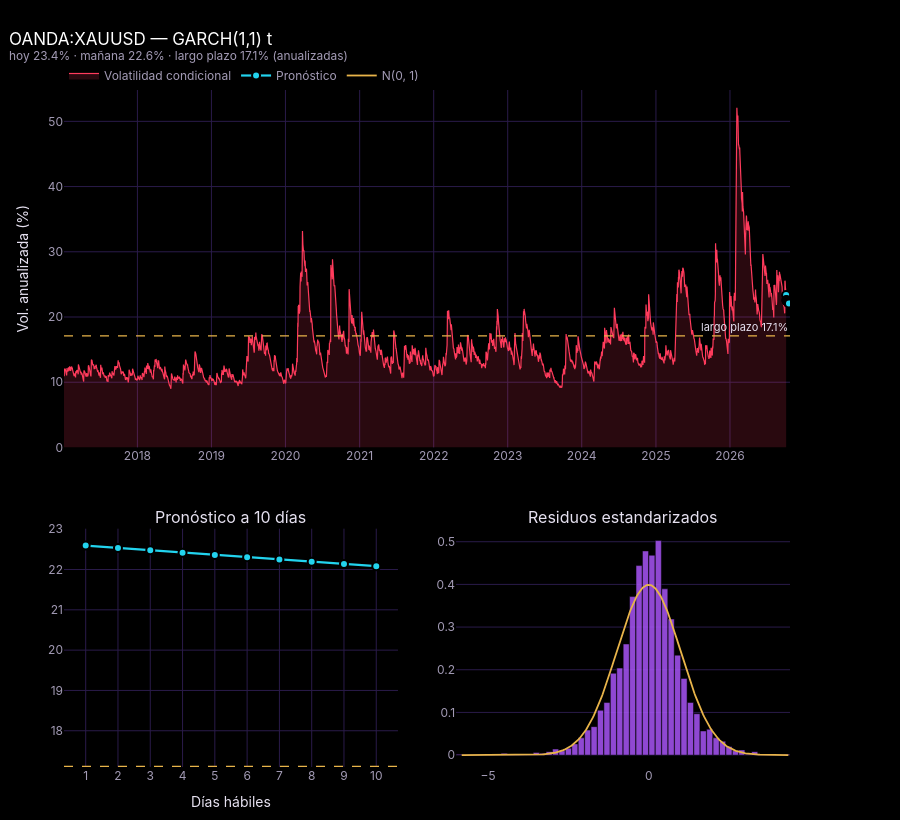
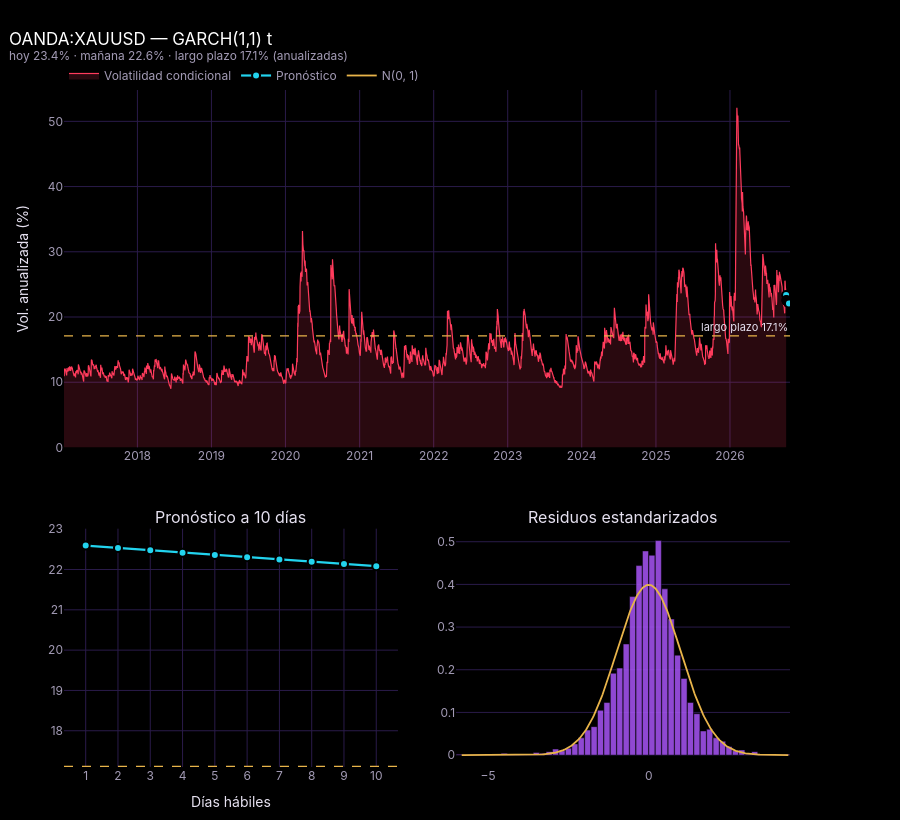

The code cell stored with these charts, in order, in its notebook:
### Markdown cell above
### GARCH(1,1) con innovaciones t

Se usa la t de Student por lo visto en la sección 2: las colas son más pesadas que las de una normal.

### Code cell
ret_garch = ret.loc[ret.index < pd.Timestamp(CORTE)] if GARCH_SOLO_TRAIN else ret

config_base = volatilidad.configuracion('Garch', p=1, o=0, q=1, dist='t')
garch_base = volatilidad.ajustar(ret_garch, config_base)
v_base = volatilidad.resumir(garch_base, config_base, HORIZONTE_VOL)

display(garch_base.params.round(5).to_frame('valor'))
print(f"Persistencia α + β: {v_base['persistencia']:.4f} "
      f"(vida media de un shock: {v_base['vida_media']:.1f} días)")
print(f"Volatilidad actual: {v_base['vol_cond'].iloc[-1]:.1f}% | largo plazo: {v_base['vol_lp']:.1f}%")

G.volatilidad(v_base, garch_base, PRINCIPAL)

### Figure 1 — Plotly figure (JSON) as saved in the notebook; plotly's stock layout.template omitted (floating-point values rounded to 4 significant figures; data arrays with more than 128 entries replaced by an {"elided": "..."} marker saying what was removed)
{"data": [{"fill": "tozeroy", "fillcolor": "rgba(255,59,92,0.16)", "hovertemplate": "%{y:.1f}%", "line": {"color": "#FF3B5C", "width": 1.2}, "name": "Volatilidad condicional", "type": "scatter", "x": {"elided": "2477 str values"}, "xaxis": "x", "y": {"elided": "2477 float values"}, "yaxis": "y"}, {"hovertemplate": "<b>%{y:.1f}%</b><extra>Pronóstico</extra>", "line": {"color": "#22D3EE", "width": 2.2}, "marker": {"line": {"color": "#000000", "width": 2}, "size": 8}, "mode": "lines+markers", "name": "Pronóstico", "type": "scatter", "x": ["2026-10-05T00:00:00", "2026-10-06T00:00:00", "2026-10-07T00:00:00", "2026-10-08T00:00:00", "2026-10-09T00:00:00", "2026-10-12T00:00:00", "2026-10-13T00:00:00", "2026-10-14T00:00:00", "2026-10-15T00:00:00", "2026-10-16T00:00:00", "2026-10-19T00:00:00"], "xaxis": "x", "y": [23.38, 22.59, 22.53, 22.48, 22.42, 22.36, 22.3, 22.25, 22.19, 22.14, 22.08], "yaxis": "y"}, {"hovertemplate": "día %{x}: <b>%{y:.2f}%</b><extra></extra>", "line": {"color": "#22D3EE", "width": 2.2}, "marker": {"line": {"color": "#000000", "width": 2}, "size": 8}, "mode": "lines+markers", "showlegend": false, "type": "scatter", "x": [1, 2, 3, 4, 5, 6, 7, 8, 9, 10], "xaxis": "x2", "y": [22.59, 22.53, 22.48, 22.42, 22.36, 22.3, 22.25, 22.19, 22.14, 22.08], "yaxis": "y2"}, {"histnorm": "probability density", "hovertemplate": "%{x:.2f}: %{y:.3f}<extra></extra>", "marker": {"color": "rgba(168,85,247,0.85)", "line": {"color": "#000000", "width": 0.5}}, "nbinsx": 60, "showlegend": false, "type": "histogram", "x": {"elided": "2477 float values"}, "xaxis": "x3", "yaxis": "y3"}, {"hoverinfo": "skip", "line": {"color": "#E8B44A", "width": 1.8}, "name": "N(0, 1)", "type": "scatter", "x": {"elided": "300 float values"}, "xaxis": "x3", "y": {"elided": "300 float values"}, "yaxis": "y3"}], "layout": {"annotations": [{"font": {"color": "#E6E1F0", "size": 16}, "showarrow": false, "text": "Pronóstico a 10 días", "x": 0.23, "xanchor": "center", "xref": "paper", "y": 0.352, "yanchor": "bottom", "yref": "paper"}, {"font": {"color": "#E6E1F0", "size": 16}, "showarrow": false, "text": "Residuos estandarizados", "x": 0.77, "xanchor": "center", "xref": "paper", "y": 0.352, "yanchor": "bottom", "yref": "paper"}, {"font": {"color": "#E6E1F0", "size": 11}, "showarrow": false, "text": "largo plazo 17.1%", "x": 1, "xanchor": "right", "xref": "x domain", "y": 17.12, "yanchor": "bottom", "yref": "y"}], "bargap": 0.05, "height": 820, "shapes": [{"line": {"color": "#E8B44A", "dash": "dash", "width": 1.4}, "type": "line", "x0": 0, "x1": 1, "xref": "x domain", "y0": 17.12, "y1": 17.12, "yref": "y"}, {"line": {"color": "#E8B44A", "dash": "dash", "width": 1.2}, "type": "line", "x0": 0, "x1": 1, "xref": "x2 domain", "y0": 17.12, "y1": 17.12, "yref": "y2"}], "title": {"text": "OANDA:XAUUSD — GARCH(1,1) t<br><sup><span style='color:#A39BB5'>hoy 23.4% · mañana 22.6% · largo plazo 17.1% (anualizadas)</span></sup>"}, "xaxis": {"anchor": "y", "domain": [0, 1], "range": ["2017-01-04T00:00:00", "2026-10-24T00:00:00"]}, "xaxis2": {"anchor": "y2", "domain": [0, 0.46], "dtick": 1, "title": {"text": "Días hábiles"}}, "xaxis3": {"anchor": "y3", "domain": [0.54, 1], "showspikes": false}, "yaxis": {"anchor": "x", "domain": [0.472, 1], "title": {"text": "Vol. anualizada (%)"}}, "yaxis2": {"anchor": "x2", "domain": [0, 0.352]}, "yaxis3": {"anchor": "x3", "domain": [0, 0.352]}}}

### Figure 2 — Plotly figure (JSON) as saved in the notebook; plotly's stock layout.template omitted (floating-point values rounded to 4 significant figures; data arrays with more than 128 entries replaced by an {"elided": "..."} marker saying what was removed)
{"data": [{"fill": "tozeroy", "fillcolor": "rgba(255,59,92,0.16)", "hovertemplate": "%{y:.1f}%", "line": {"color": "#FF3B5C", "width": 1.2}, "name": "Volatilidad condicional", "type": "scatter", "x": {"elided": "2477 str values"}, "xaxis": "x", "y": {"elided": "2477 float values"}, "yaxis": "y"}, {"hovertemplate": "<b>%{y:.1f}%</b><extra>Pronóstico</extra>", "line": {"color": "#22D3EE", "width": 2.2}, "marker": {"line": {"color": "#000000", "width": 2}, "size": 8}, "mode": "lines+markers", "name": "Pronóstico", "type": "scatter", "x": ["2026-10-05T00:00:00", "2026-10-06T00:00:00", "2026-10-07T00:00:00", "2026-10-08T00:00:00", "2026-10-09T00:00:00", "2026-10-12T00:00:00", "2026-10-13T00:00:00", "2026-10-14T00:00:00", "2026-10-15T00:00:00", "2026-10-16T00:00:00", "2026-10-19T00:00:00"], "xaxis": "x", "y": [23.38, 22.59, 22.53, 22.48, 22.42, 22.36, 22.3, 22.25, 22.19, 22.14, 22.08], "yaxis": "y"}, {"hovertemplate": "día %{x}: <b>%{y:.2f}%</b><extra></extra>", "line": {"color": "#22D3EE", "width": 2.2}, "marker": {"line": {"color": "#000000", "width": 2}, "size": 8}, "mode": "lines+markers", "showlegend": false, "type": "scatter", "x": [1, 2, 3, 4, 5, 6, 7, 8, 9, 10], "xaxis": "x2", "y": [22.59, 22.53, 22.48, 22.42, 22.36, 22.3, 22.25, 22.19, 22.14, 22.08], "yaxis": "y2"}, {"histnorm": "probability density", "hovertemplate": "%{x:.2f}: %{y:.3f}<extra></extra>", "marker": {"color": "rgba(168,85,247,0.85)", "line": {"color": "#000000", "width": 0.5}}, "nbinsx": 60, "showlegend": false, "type": "histogram", "x": {"elided": "2477 float values"}, "xaxis": "x3", "yaxis": "y3"}, {"hoverinfo": "skip", "line": {"color": "#E8B44A", "width": 1.8}, "name": "N(0, 1)", "type": "scatter", "x": {"elided": "300 float values"}, "xaxis": "x3", "y": {"elided": "300 float values"}, "yaxis": "y3"}], "layout": {"annotations": [{"font": {"color": "#E6E1F0", "size": 16}, "showarrow": false, "text": "Pronóstico a 10 días", "x": 0.23, "xanchor": "center", "xref": "paper", "y": 0.352, "yanchor": "bottom", "yref": "paper"}, {"font": {"color": "#E6E1F0", "size": 16}, "showarrow": false, "text": "Residuos estandarizados", "x": 0.77, "xanchor": "center", "xref": "paper", "y": 0.352, "yanchor": "bottom", "yref": "paper"}, {"font": {"color": "#E6E1F0", "size": 11}, "showarrow": false, "text": "largo plazo 17.1%", "x": 1, "xanchor": "right", "xref": "x domain", "y": 17.12, "yanchor": "bottom", "yref": "y"}], "bargap": 0.05, "height": 820, "shapes": [{"line": {"color": "#E8B44A", "dash": "dash", "width": 1.4}, "type": "line", "x0": 0, "x1": 1, "xref": "x domain", "y0": 17.12, "y1": 17.12, "yref": "y"}, {"line": {"color": "#E8B44A", "dash": "dash", "width": 1.2}, "type": "line", "x0": 0, "x1": 1, "xref": "x2 domain", "y0": 17.12, "y1": 17.12, "yref": "y2"}], "title": {"text": "OANDA:XAUUSD — GARCH(1,1) t<br><sup><span style='color:#A39BB5'>hoy 23.4% · mañana 22.6% · largo plazo 17.1% (anualizadas)</span></sup>"}, "xaxis": {"anchor": "y", "domain": [0, 1], "range": ["2017-01-04T00:00:00", "2026-10-24T00:00:00"]}, "xaxis2": {"anchor": "y2", "domain": [0, 0.46], "dtick": 1, "title": {"text": "Días hábiles"}}, "xaxis3": {"anchor": "y3", "domain": [0.54, 1], "showspikes": false}, "yaxis": {"anchor": "x", "domain": [0.472, 1], "title": {"text": "Vol. anualizada (%)"}}, "yaxis2": {"anchor": "x2", "domain": [0, 0.352]}, "yaxis3": {"anchor": "x3", "domain": [0, 0.352]}}}
